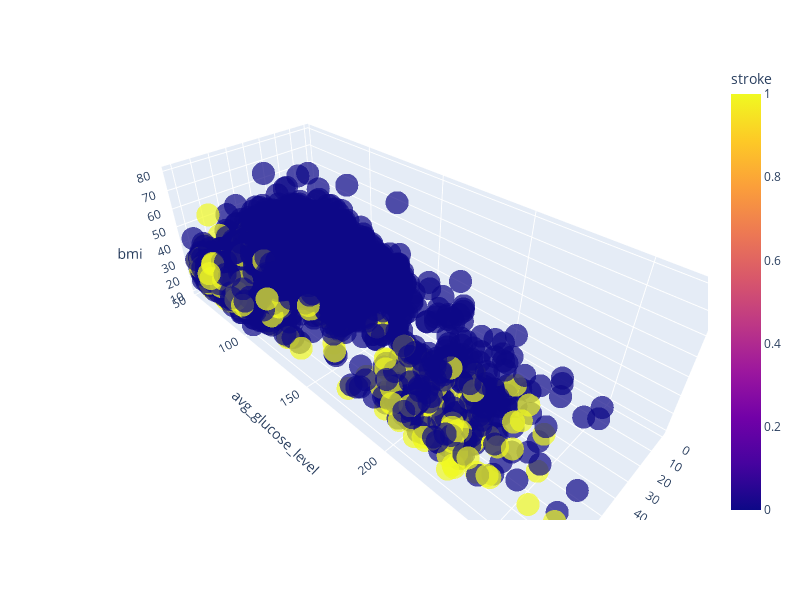

Here is the notebook cell this chart was saved with:
### Code cell
fig = px.scatter_3d(
    df,
    x="age",
    y="avg_glucose_level",
    z="bmi",
    color="stroke",
    opacity=0.7,
    width=800,
    height=600,
)
fig.show()

### Figure 1 — Plotly figure (JSON) as saved in the notebook; plotly's stock layout.template omitted (floating-point values rounded to 4 significant figures; data arrays with more than 128 entries replaced by an {"elided": "..."} marker saying what was removed)
{"data": [{"hovertemplate": "age=%{x}<br>avg_glucose_level=%{y}<br>bmi=%{z}<br>stroke=%{marker.color}<extra></extra>", "legendgroup": "", "marker": {"color": {"elided": "15304 int values"}, "coloraxis": "coloraxis", "opacity": 0.7, "symbol": "circle"}, "mode": "markers", "name": "", "scene": "scene", "showlegend": false, "type": "scatter3d", "x": {"elided": "15304 float values"}, "y": {"elided": "15304 float values"}, "z": {"elided": "15304 float values"}}], "layout": {"coloraxis": {"colorbar": {"title": {"text": "stroke"}}, "colorscale": [[0, "#0d0887"], [0.1111, "#46039f"], [0.2222, "#7201a8"], [0.3333, "#9c179e"], [0.4444, "#bd3786"], [0.5556, "#d8576b"], [0.6667, "#ed7953"], [0.7778, "#fb9f3a"], [0.8889, "#fdca26"], [1, "#f0f921"]]}, "height": 600, "legend": {"tracegroupgap": 0}, "margin": {"t": 60}, "scene": {"domain": {"x": [0, 1], "y": [0, 1]}, "xaxis": {"title": {"text": "age"}}, "yaxis": {"title": {"text": "avg_glucose_level"}}, "zaxis": {"title": {"text": "bmi"}}}, "width": 800}}
